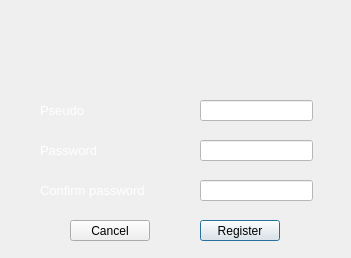
<?xml version="1.0" encoding="UTF-8"?>
<ui version="4.0">
 <class>Register</class>
 <widget class="QDialog" name="Register">
  <property name="geometry">
   <rect>
    <x>0</x>
    <y>0</y>
    <width>351</width>
    <height>258</height>
   </rect>
  </property>
  <property name="windowTitle">
   <string>Register</string>
  </property>
  <widget class="QLabel" name="label_2">
   <property name="geometry">
    <rect>
     <x>40</x>
     <y>100</y>
     <width>121</width>
     <height>20</height>
    </rect>
   </property>
   <property name="styleSheet">
    <string notr="true">color:rgb(255, 255, 255);font-size:13px;</string>
   </property>
   <property name="text">
    <string>Pseudo</string>
   </property>
  </widget>
  <widget class="QLabel" name="label_3">
   <property name="geometry">
    <rect>
     <x>40</x>
     <y>140</y>
     <width>131</width>
     <height>20</height>
    </rect>
   </property>
   <property name="styleSheet">
    <string notr="true">color:rgb(255, 255, 255);font-size:13px;</string>
   </property>
   <property name="text">
    <string>Password</string>
   </property>
  </widget>
  <widget class="QPushButton" name="register_2">
   <property name="geometry">
    <rect>
     <x>200</x>
     <y>220</y>
     <width>80</width>
     <height>21</height>
    </rect>
   </property>
   <property name="text">
    <string>Register</string>
   </property>
  </widget>
  <widget class="QPushButton" name="cancel">
   <property name="geometry">
    <rect>
     <x>70</x>
     <y>220</y>
     <width>80</width>
     <height>21</height>
    </rect>
   </property>
   <property name="text">
    <string>Cancel</string>
   </property>
  </widget>
  <widget class="QLabel" name="label_4">
   <property name="geometry">
    <rect>
     <x>40</x>
     <y>180</y>
     <width>161</width>
     <height>20</height>
    </rect>
   </property>
   <property name="styleSheet">
    <string notr="true">color:rgb(255, 255, 255);font-size:13px;</string>
   </property>
   <property name="text">
    <string>Confirm password</string>
   </property>
  </widget>
  <widget class="QLineEdit" name="_pseudo">
   <property name="geometry">
    <rect>
     <x>200</x>
     <y>100</y>
     <width>113</width>
     <height>21</height>
    </rect>
   </property>
   <property name="styleSheet">
    <string notr="true">background-color:rgb(255, 255, 255);</string>
   </property>
  </widget>
  <widget class="QLineEdit" name="_password">
   <property name="geometry">
    <rect>
     <x>200</x>
     <y>140</y>
     <width>113</width>
     <height>21</height>
    </rect>
   </property>
   <property name="styleSheet">
    <string notr="true">background-color:rgb(255, 255, 255);</string>
   </property>
  </widget>
  <widget class="QLineEdit" name="_confPwd">
   <property name="geometry">
    <rect>
     <x>200</x>
     <y>180</y>
     <width>113</width>
     <height>21</height>
    </rect>
   </property>
   <property name="styleSheet">
    <string notr="true">background-color:rgb(255, 255, 255);</string>
   </property>
  </widget>
  <widget class="QWidget" name="logo" native="true">
   <property name="geometry">
    <rect>
     <x>70</x>
     <y>10</y>
     <width>221</width>
     <height>80</height>
    </rect>
   </property>
  </widget>
 </widget>
 <resources/>
 <connections/>
</ui>
